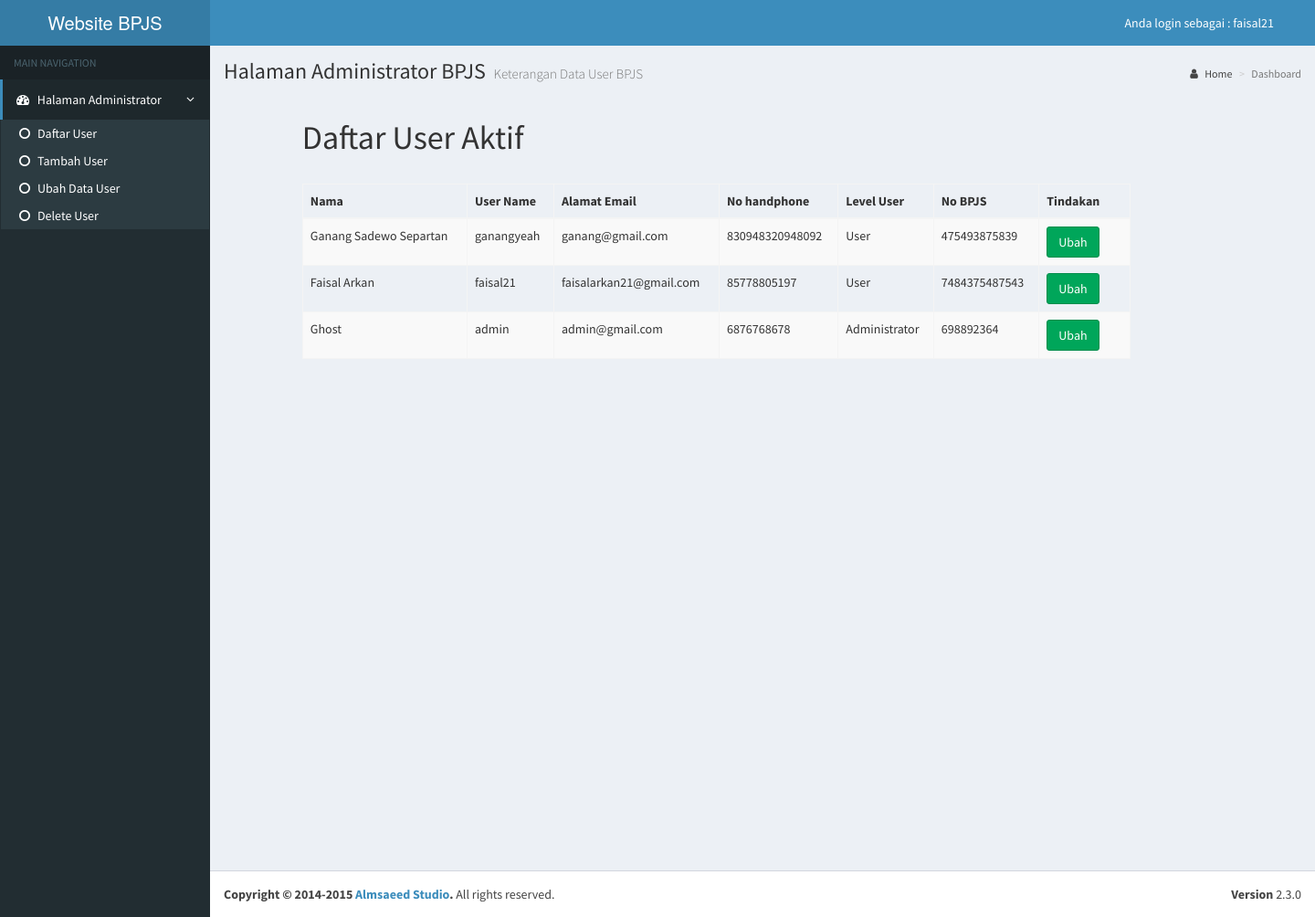
The page /login/admin/home-admin-update.php (signed in) on the database its author committed.
### tables this page shows
CREATE TABLE `users` (
  `id` int(11) NOT NULL,
  `username` varchar(32) NOT NULL,
  `nama` varchar(100) NOT NULL,
  `password` varchar(32) NOT NULL,
  `nama_level` varchar(50) NOT NULL,
  `email` varchar(32) NOT NULL,
  `level` int(11) NOT NULL,
  `bpjs` varchar(50) NOT NULL,
  `mobile` varchar(50) NOT NULL,
  `joining_date` timestamp NOT NULL DEFAULT CURRENT_TIMESTAMP ON UPDATE CURRENT_TIMESTAMP
);

### login/admin/home-admin-update.php (the view, shortened to what this page needs)
<!DOCTYPE html>
<html>
<head>
  <link rel="stylesheet" href="bootstrap/css/bootstrap.css">
  <link rel="stylesheet" href="https://maxcdn.bootstrapcdn.com/font-awesome/4.4.0/css/font-awesome.min.css">
  <link rel="stylesheet" href="https://code.ionicframework.com/ionicons/2.0.1/css/ionicons.min.css">
  <link rel="stylesheet" href="dist/css/AdminLTE.css">
    <link rel="stylesheet" href="dist/css/skins/_all-skins.min.css">
    <link rel="stylesheet" href="plugins/iCheck/flat/blue.css">
    <link rel="stylesheet" href="plugins/morris/morris.css">
    <link rel="stylesheet" href="plugins/jvectormap/jquery-jvectormap-1.2.2.css">
    <link rel="stylesheet" href="plugins/datepicker/datepicker3.css">
    <link rel="stylesheet" href="plugins/daterangepicker/daterangepicker-bs3.css">
    <link rel="stylesheet" href="plugins/bootstrap-wysihtml5/bootstrap3-wysihtml5.min.css">
      </head>
      <body class="hold-transition skin-blue sidebar-mini">
        <div class="wrapper">
          <header class="main-header">
            <a href="index2.html" class="logo">
              <span class="logo-lg">Website<b></b>  BPJS</span>
            </a>
            <nav class="navbar navbar-static-top" role="navigation">
              <div class="navbar-custom-menu">
                <ul class="nav navbar-nav">
                  <li class="dropdown user user-menu">
                    <a href="#" class="dropdown-toggle" style="margin-right:30px ;" data-toggle="dropdown">
                     Anda login sebagai :
                     <span class="hidden-xs">  <?php echo $_SESSION['username']; ?></span>
                   </a>
              </li>
            </ul>
          </div>
        </nav>
      </header>
      <aside class="main-sidebar">
        <section class="sidebar">
          <ul class="sidebar-menu">
            <li class="header">MAIN NAVIGATION</li>
            <li class="active treeview">
              <a href="#">
                <i class="fa fa-dashboard"></i> <span>Halaman Administrator</span> <i class="fa fa-angle-left pull-right"></i>
              </a>
              <ul class="treeview-menu">
                <li class="active"><a href="home-admin.php"><i class="fa fa-circle-o"></i>Daftar User</a></li>
                <li class="active"><a href="home-admin-add.php"><i class="fa fa-circle-o"></i>Tambah User</a></li>
                <li class="active"><a href="home-admin-update.php"><i class="fa fa-circle-o"></i>Ubah Data User</a></li>
                <li class="active"><a href="home-admin-delete.php"><i class="fa fa-circle-o"></i>Delete User</a></li>
              </ul>
            </li>
          </section>
        </aside>
        <div class="content-wrapper">
          <section class="content-header">
            <h1>
              Halaman Administrator BPJS
              <small>Keterangan Data User BPJS</small>
            </h1>
            <ol class="breadcrumb">
              <li><a href="#"><i class="fa fa-user"></i> Home</a></li>
              <li class="active">Dashboard</li>
            </ol>
          </section>
          <div class="container col-md-9 col-md-offset-1" >
            <br/>
            <div class="row">
              <h1 id align="left">Daftar User Aktif</h3>
              </div>
              <br/>
              <div class="row ">
                <table class="table table-striped table-bordered">
                  <thead>
                    <tr>
                     <th>Nama</th>
                     <th>User Name</th>
                     <th>Alamat Email</th>
                     <th>No handphone</th>
                     <th>Level User</th>
                     <th>No BPJS</th>
                     <th>Tindakan</th>
                   </tr>
                 </thead>
                 <tbody>
                  <?php
                  $pdo = Database::connect();
                  $sql = 'SELECT * FROM users ORDER BY id DESC';
                  foreach ($pdo->query($sql) as $row) {
                    echo '<tr>';
                    echo '<td>'. $row['nama'] . '</td>';
                    echo '<td>'. $row['username'] . '</td>';
                    echo '<td>'. $row['email'] . '</td>';
                    echo '<td>'. $row['mobile'] . '</td>';
                    echo '<td>'. $row['nama_level'] . '</td>';
                    echo '<td>'. $row['bpjs'] . '</td>';
                    echo '<td width=100>';
                    echo '<a class="btn btn-success" href="admin-update.php?id='.$row['id'].'">Ubah</a>';
                  }
                  ?>
                </tbody>
              </table>
            </div>
          </div>
        </div>
        <footer class="main-footer">
          <div class="pull-right hidden-xs">
            <b>Version</b> 2.3.0
          </div>
          <strong>Copyright &copy; 2014-2015 <a href="http://almsaeedstudio.com">Almsaeed Studio</a>.</strong> All rights reserved.
        </footer>
    </div>
  </body>
  </html>

### rows shown on the page
users: nama "Ganang Sadewo Separtan", username "ganangyeah", email "ganang@gmail.com", mobile "830948320948092", nama_level "User", bpjs "475493875839"
users: nama "Faisal Arkan", username "faisal21", email "faisalarkan21@gmail.com", mobile "85778805197", nama_level "User", bpjs "7484375487543"
users: nama "Ghost", username "admin", email "admin@gmail.com", mobile "6876768678", nama_level "Administrator", bpjs "698892364"

### other values the page prints
$_SESSION['username'] "faisal21"
